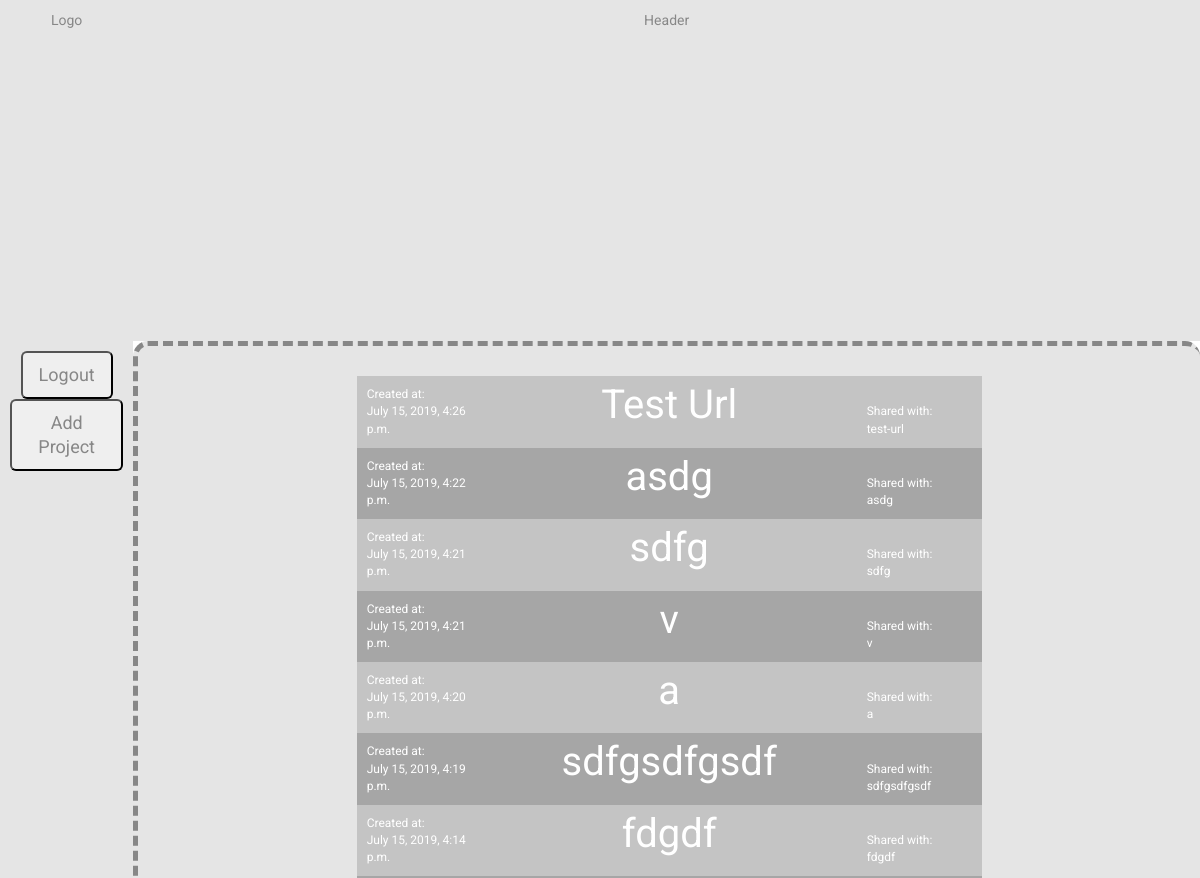
Before: / (signed in, upper part) with the older database file.
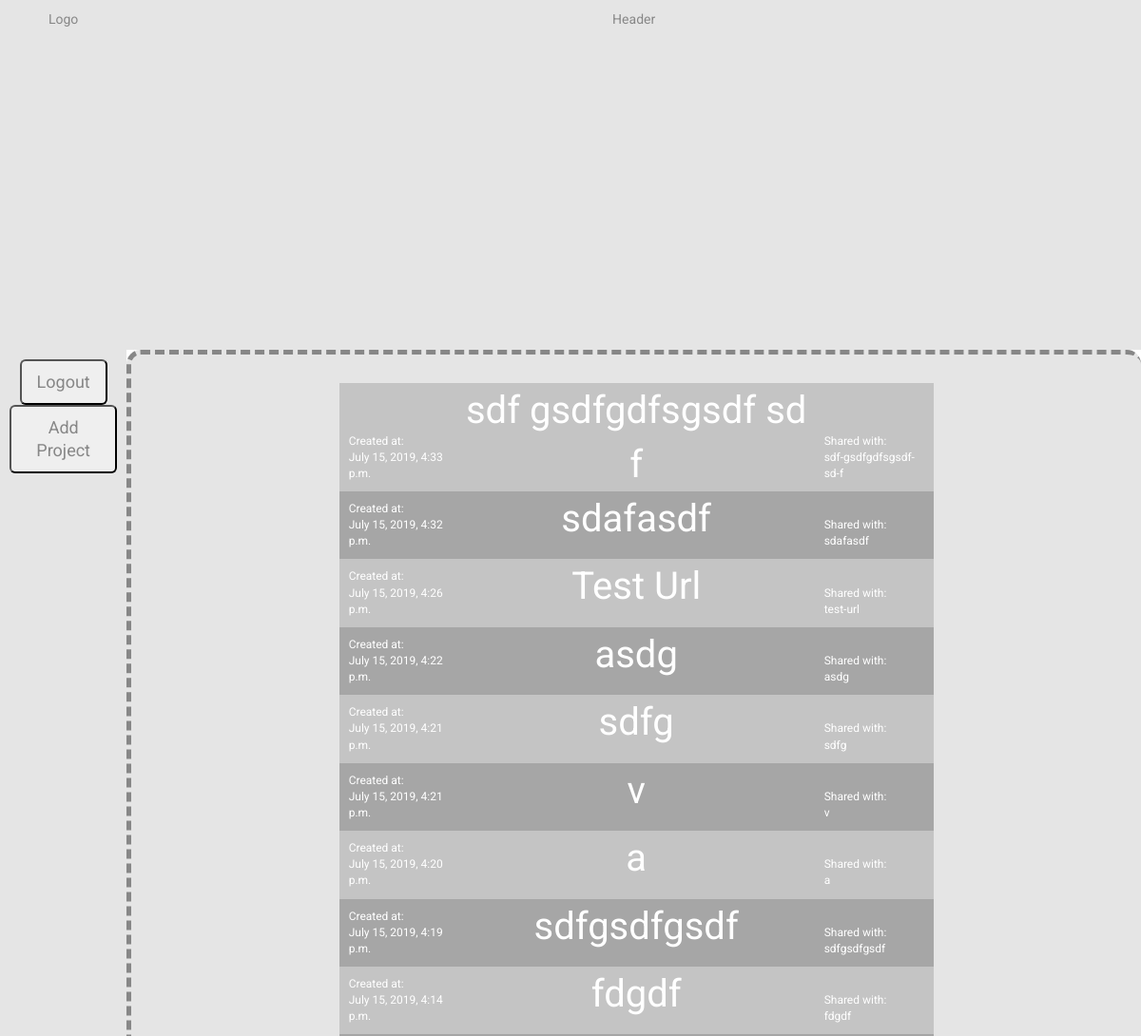
After: the same page with the newer database file.
### data_db/models.py (models this page shows, shortened)
class Project(models.Model):
    slug = models.SlugField(unique=True)
    user = models.ForeignKey(User, on_delete = models.CASCADE)
    name = models.CharField(max_length = 200)
    samples = models.ManyToManyField(Sample)
    published_on = models.DateTimeField(auto_now_add=True)
    def get_absolute_url(self):
        return reverse("data_db:project.views.detail", kwargs={"slug": self.slug})

### data_db/views.py (the view)
# urls.py: path('', home_page, name='home'),
@login_required
def home_page(request):
    project_list = Project.objects.filter(user=request.user)
    template_name = 'data_db/home.html'
    context = {
        'project_list': project_list.order_by('-published_on'),
        }
    return render(request, template_name, context)

### data_db/templates/data_db/home.html (shortened to what this page needs)
{% extends 'data_db/base.html' %}
{% block content %}
<div class="overcell-2">
    <div class="cell cell-5">
        Logo
    </div>
    <div class="cell cell-6">
        Header
    </div>
    <div class="cell cell-7">
        <a href="{{ '/logout' }}">
            <button class="btn-lg btn-secondary" type="button">
                Logout
            </button>
        </a>
        <a href="{% url 'data_db:project.views.add' %}">
            <button class="btn-lg btn-secondary" type="button">
                Add Project
            </button>
        </a>
    </div>
    <div class="cell cell-8">
        <div style="text-align:left">
            <table>
                {% for project in project_list %}
                    <tr>
                            <td style="width:100%">
                                <div class="created-at">
                                    Created at: <br>
                                    {{ project.published_on }}
                                </div>
                                <div class="project-box" >
                                    <a href="{{ project.get_absolute_url }}">
                                        {{ project.name }}
                                    </a>
                                </div>
                                <div class="shared-with">
                                    Shared with: <br>
                                    {{ project.slug }}
                                </div>
                            </td>
                    </tr>
                {% endfor %}
            </table>
        </div>
    </div>
</div>
{% endblock %}

Changed rows visible on the page:
added Project: published_on "July 15, 2019, 4:33 p.m.", name "sdf gsdfgdfsgsdf sd f", slug "sdf-gsdfgdfsgsdf-sd-f"
added Project: published_on "July 15, 2019, 4:32 p.m.", name "sdafasdf", slug "sdafasdf"
